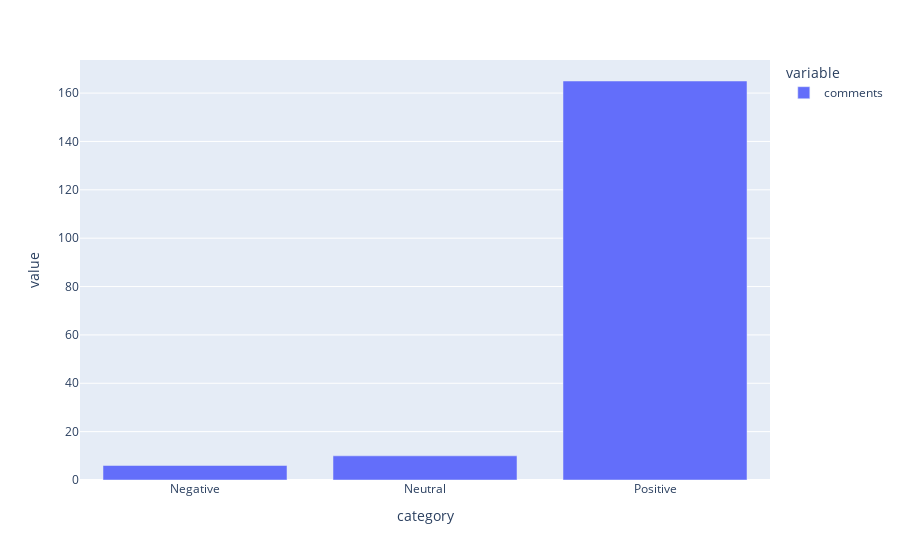

The cell this chart's notebook holds for it:
### Markdown cell above
# Google Reviews

### Code cell
google_review=pd.read_csv('./data/google_reviews.csv')

sent=[]

for index,row in google_review.iterrows():
    r=predict_class([row['comments']])
    sent.append(r)

google_review['category']=sent


# The distribution of sentiments
google_review.groupby('category').count().plot(kind='bar')

### Figure 1 — Plotly figure (JSON) as saved in the notebook; plotly's stock layout.template omitted (floating-point values rounded to 4 significant figures)
{"data": [{"alignmentgroup": "True", "hovertemplate": "variable=comments<br>category=%{x}<br>value=%{y}<extra></extra>", "legendgroup": "comments", "marker": {"color": "#636efa"}, "name": "comments", "offsetgroup": "comments", "orientation": "v", "showlegend": true, "textposition": "auto", "type": "bar", "x": ["Negative", "Neutral", "Positive"], "xaxis": "x", "y": [6, 10, 165], "yaxis": "y"}], "layout": {"barmode": "relative", "legend": {"title": {"text": "variable"}, "tracegroupgap": 0}, "margin": {"t": 60}, "xaxis": {"anchor": "y", "domain": [0, 1], "title": {"text": "category"}}, "yaxis": {"anchor": "x", "domain": [0, 1], "title": {"text": "value"}}}}
